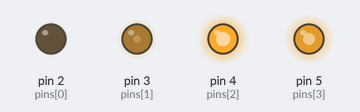
The sketch below on a simulated Arduino Uno, built with avr-gcc and run on an emulated ATmega328P. On the bench: output pins drawn as LEDs (lit = HIGH).

Above: at 0.05 s.
At 0.65 s:
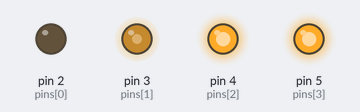
At 0.75 s:
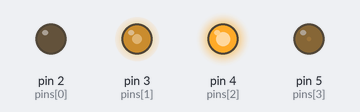
At 1.25 s:
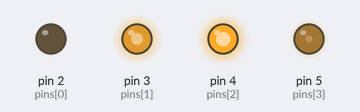
At 1.9 s:
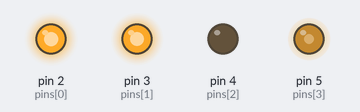
At 2.55 s:
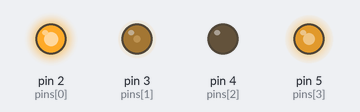
Timing chart, 0 to 6.0 s (numbered marks = the images above):
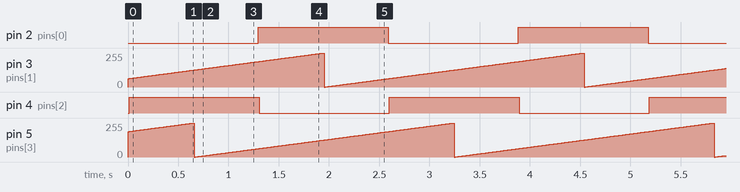

The sketch:

HW5_202355517.ino
```cpp
int pins[] = {2, 3, 4, 5};
int values[] = {0, 63, 127, 191};

void setup() {
  for (int i = 0; i < 4; ++i) {
    pinMode(pins[i], OUTPUT);
  }
}

void loop() {
  for (int i = 0; i < 4; ++i) {
    analogWrite(pins[i], values[i]);
    values[i] = (values[i] + 1) % 256;
  }
  delay(10);
}
```

Measured:
- by itself, pin 2 (pins[0]), pin 4 (pins[2]): alternates HIGH for 1.3 s and LOW for 1.3 s
- by itself, pin 3 (pins[1]), pin 5 (pins[3]): ramps from 0/255 to 255/255 and jumps back, once every 2.6 s
